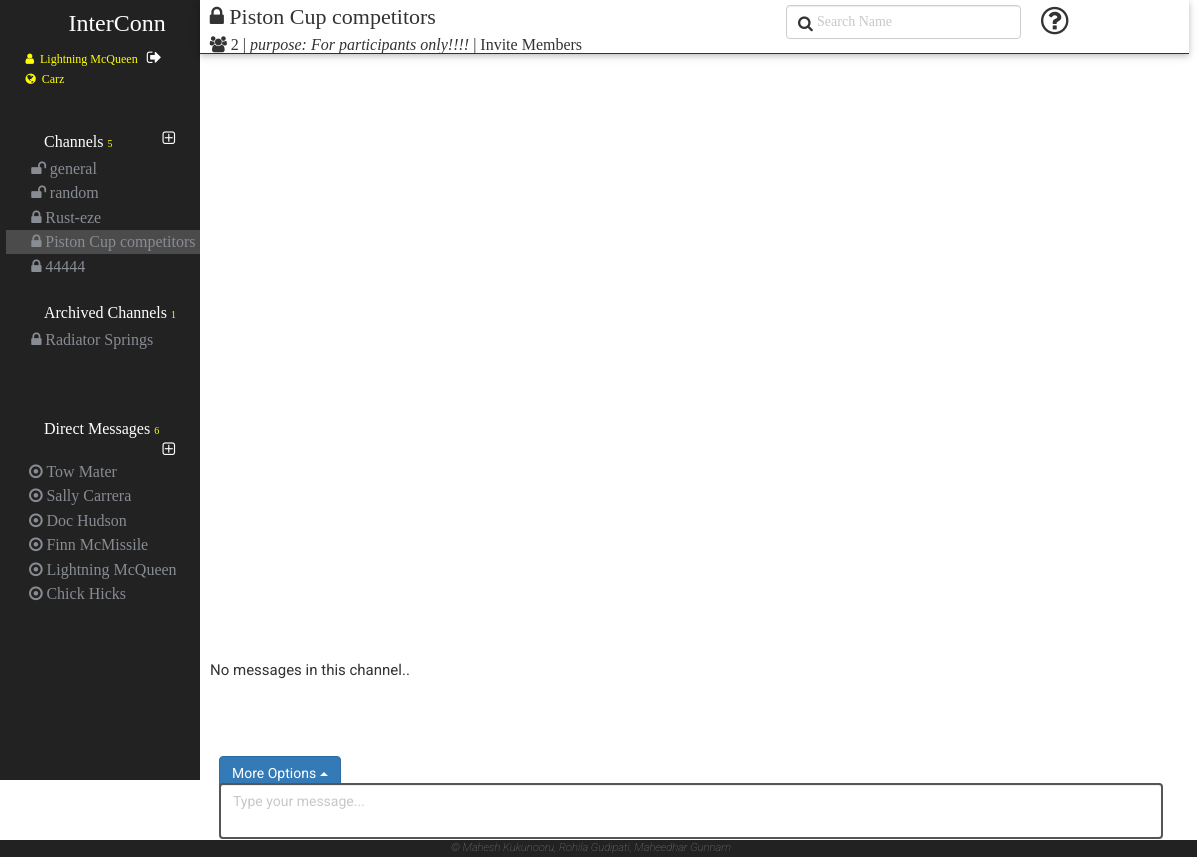
/HomePage.php?channel=6 (signed in), run on the app's committed database.
### tables this page shows
CREATE TABLE IF NOT EXISTS `user` (
  `user_id` bigint(20) NOT NULL,
  `user_name` varchar(50) NOT NULL,
  `first_name` varchar(50) NOT NULL,
  `last_name` varchar(50) NOT NULL,
  `email_id` varchar(50) NOT NULL,
  `profile_pic` varchar(150) NOT NULL DEFAULT './images/0.jpeg',
  `password` varchar(150) NOT NULL,
  `phone_number` varchar(10) NOT NULL,
  `what_i_do` varchar(150) NOT NULL,
  `status` varchar(150) NOT NULL,
  `status_emoji` bigint(20) DEFAULT NULL,
  `skype` varchar(150) NOT NULL,
  `profile_pic_pref` int(11) NOT NULL DEFAULT '-1',
  `github_avatar` varchar(200) NOT NULL DEFAULT '0'
);

CREATE TABLE IF NOT EXISTS `workspace` (
  `workspace_id` bigint(20) NOT NULL,
  `workspace_name` varchar(50) NOT NULL,
  `workspace_domain` varchar(50) NOT NULL,
  `created_by` bigint(20) NOT NULL,
  `created_at` timestamp NOT NULL DEFAULT CURRENT_TIMESTAMP ON UPDATE CURRENT_TIMESTAMP
);

CREATE TABLE IF NOT EXISTS `channel` (
  `channel_id` bigint(20) NOT NULL,
  `channel_name` text NOT NULL,
  `type` varchar(50) NOT NULL,
  `purpose` text NOT NULL,
  `created_by` bigint(20) NOT NULL,
  `created_at` timestamp NOT NULL DEFAULT CURRENT_TIMESTAMP ON UPDATE CURRENT_TIMESTAMP,
  `is_archive` int(11) NOT NULL DEFAULT '0'
);

### HomePage.php (the view, shortened to what the rows shown need)
<?php
	include_once "./services/WebService.php";
	include_once "./services/MainMessages.php";
	if($_SESSION['loggedIn'])
	{
		$web_service = new WebService();
    $userDetails = json_decode($web_service->getUserDetails($_SESSION['userid']));
    $workspaceDetails = json_decode($web_service->getWorkspaceDetails($_SESSION['userid']));
    $workspaceName=$workspaceDetails[0]->workspace_name;
    $workspaceid=$workspaceDetails[0]->workspace_id;
	$is_admin=0;
    $channelDetails = json_decode($web_service->getChannelsDetails($_SESSION['userid'],$workspaceid,$is_admin));
    $directMessagesDetails = json_decode($web_service->getDirectMessagesDetails($workspaceDetails[0]->workspace_id));
    $groupMembers=json_decode($web_service->getSpecificChannelUserDetails($_GET["channel"]));
    $groupMembersWholeDet=json_decode($web_service->getSpecificChannelUserDetWithIDs($_GET["channel"]));
  	$channelstr='';
   	$archiveChannelstr='';
   	$directMessagestr='';
		if ($channelDetails!='')
		{
           foreach($channelDetails as $channel)
           {
           		if($channel->is_archive==0)
           		{
	                if($channel->channel_id==$_GET["channel"])
					{
	                    $channelstr.='<li class="active currentChannel">';
					}
	                else
	                    $channelstr.='<li class="active">';
	                if($channel->type=='private')
	                    $channelstr.=' <a href="./HomePage.php?channel='.$channel->channel_id.'"><span class="channelPrivacyLevel"><i class="fa fa-lock"></i></span><span class="'.$channel->channel_id.'" >'.htmlspecialchars($channel->channel_name).'</span></a>';
	                else
	                    $channelstr.='<a href="./HomePage.php?channel='.$channel->channel_id.'"><span class="channelPrivacyLevel"><i class="fa fa-unlock"></i></span><span class="'.$channel->channel_id.'" >'.htmlspecialchars($channel->channel_name).'</span></a>';
	                $channelstr.='</li>';
	            }
	            else if($channel->is_archive==1)
	            {
	            	if($channel->channel_id==$_GET["channel"])
					{
	                    $archiveChannelstr.='<li class="active currentChannel">';
						$flag=1;
					}
	                else
	                    $archiveChannelstr.='<li class="active">';
	                if($channel->type=='private')
	                    $archiveChannelstr.=' <a href="./HomePage.php?channel='.$channel->channel_id.'"><span class="channelPrivacyLevel"><i class="fa fa-lock"></i></span><span class="'.$channel->channel_id.'" >'.htmlspecialchars($channel->channel_name).'</span></a>';
	                else
	                    $archiveChannelstr.='<a href="./HomePage.php?channel='.$channel->channel_id.'"><span class="channelPrivacyLevel"><i class="fa fa-unlock"></i></span><span class="'.$channel->channel_id.'" >'.htmlspecialchars($channel->channel_name).'</span></a>';
	                $archiveChannelstr.='</li>';
	            }
           }
        }
		if ($directMessagesDetails!='')
		{
           foreach($directMessagesDetails as $directMessage)
           {
                $directMessagestr.=' <li touserid="" class="active"><a href="#"> <span class="channelPrivacyLevel"><i class="fa fa-dot-circle-o"></i></span><span class="" >'.htmlspecialchars($directMessage->first_name).' '.htmlspecialchars($directMessage->last_name).'</span></a></li>';
           }
        }
	}
?>
<html lang="en">
	<head>
        <link rel="stylesheet" href="./scripts/select2/select2.css">
		<link rel="stylesheet" href="https://maxcdn.bootstrapcdn.com/bootstrap/3.3.7/css/bootstrap.min.css">
		<link rel="stylesheet" href="./CSS/home_site.css">
		<link rel="stylesheet" href="./Assets/w3.css">
		<link rel="stylesheet" href="https://cdnjs.cloudflare.com/ajax/libs/font-awesome/4.7.0/css/font-awesome.min.css">
        <link rel="stylesheet" href="https://code.getmdl.io/1.1.3/material.orange-indigo.min.css">
        <link rel="stylesheet" href="CSS/main_lc.css">
	</head>
	<body>
	<div class="container-fluid">
		<div class="row">
			<div class="col-xs-2 verticle_navbar_HP">
				<div class="row menu_leftMain_HP">
					<div class="row leftMenuContentWrapper_HP" >
						<div class="row loginDetails">
							<span class="loggedIn_user" id='<?php  echo $userDetails[0]->user_id ?>' title='<?php
                            if($is_admin){
                                echo "Welcome Admin";
                            }else{
                                echo "Welcome ".htmlspecialchars($userDetails[0]->first_name).' '.htmlspecialchars($userDetails[0]->last_name);
                            }
                            ?>'><i class="fa fa-user"></i>&nbsp;&nbsp;<?php  echo htmlspecialchars($userDetails[0]->first_name).' '.htmlspecialchars($userDetails[0]->last_name); ?>
                                <a class="signOut" href="./index.php?status=signout" title="Sign Out">
                                </a></span>
                            <br>
							<span class="loggedIn_workspace" id=<?php echo '"'.$workspaceid.'"';?>><i class="fa fa-globe"></i>&nbsp;&nbsp;<?php  echo htmlspecialchars($workspaceName); ?></span> <br>
						</div>
						<div class="row channelsContainer_menu_HP">
							<ul class="row nav navbar-nav channels_UL_List">
								<?php echo $channelstr;?>
						    </ul>
						</div>
						<div class="row archieveChannelsContainer_menu_HP">
							<ul class=" row nav navbar-nav channels_UL_List">
								<?php echo $archiveChannelstr;?>
						    </ul>
						</div>
						<div class="row directMessageContainer_menu_HP">
							<ul class="nav navbar-nav directmessages_UL_List">
						        <?php echo $directMessagestr;?>
						    </ul>
						</div>
					</div>
				</div>
			</div>
			<?php
				if(isset($_GET["channel"])){
                    $currentChannel = json_decode($web_service->getSpecificChannelDetails($_GET["channel"]));
                }
			?>
            <div class="col-xs-10 mainContent_HP">
            	<div class="headerSpace_HP row">
	            	<div class="col-xs-7">
		            	<div class="headerMain row">
		                    <?php
		                        if(isset($_GET["channel"])){
		                            $currentChannel = json_decode($web_service->getSpecificChannelDetails($_GET["channel"]));
		                            if($currentChannel!='')
		                            {
		                                if($currentChannel[0]->type=='private')
		                                    echo '<div class="channelTitle currentChannelTitle col-xs-6 " id="'.$_GET["channel"].'"><i class="fa fa-lock"></i> <span>'. htmlspecialchars($currentChannel[0]->channel_name).'</span></div>';
		                                else if($currentChannel[0]->type=='public')
		                                    echo '<div class="channelTitle currentChannelTitle col-xs-6 " id="'.$_GET["channel"].'"><i class="fa fa-unlock"></i> <span>'. htmlspecialchars($currentChannel[0]->channel_name).'</span></div>';
		                                $purpose=$currentChannel[0]->purpose;
		                            }
		                        }
		                    ?>
		                </div>
                        <?php
                            if($currentChannel[0]->is_archive==0)
                            {
                                echo "<div class='row headerAddon_HP activeChannel'>";
                            }else{
                                echo "<div class='row headerAddon_HP archivedChannel'>";
                            }
                        ?>
                            <span class="channelPurpose headerSpan" title="Channel Purpose">
                                <i>purpose: <?php echo htmlspecialchars($purpose);?></i>
                            </span>
		                </div>
		            </div>
	            </div>
		</div>
            </div>
		</div>
    <link rel="stylesheet"
          href="//cdnjs.cloudflare.com/ajax/libs/highlight.js/9.12.0/styles/color-brewer.min.css">
	</body>
</html>

### data on the page
user: first_name "Lightning", last_name "McQueen"
workspace: workspace_name "Carz"
channel: channel_name "general"
channel: channel_name "random"
channel: channel_name "Rust-eze"
channel: channel_name "Piston Cup competitors", purpose "For participants only!!!!"
channel: channel_name "44444"
channel: channel_name "Radiator Springs"
user: first_name "Tow", last_name "Mater"
user: first_name "Sally", last_name "Carrera"
user: first_name "Doc", last_name "Hudson"
user: first_name "Finn", last_name "McMissile"
user: first_name "Chick", last_name "Hicks"

### other printed values
$channelCount "5"
$archieveChannelCount "1"
count($directMessagesDetails) "6"
$directMessage->first_name "Lightning"
$directMessage->last_name "McQueen"
$user_count "2"
